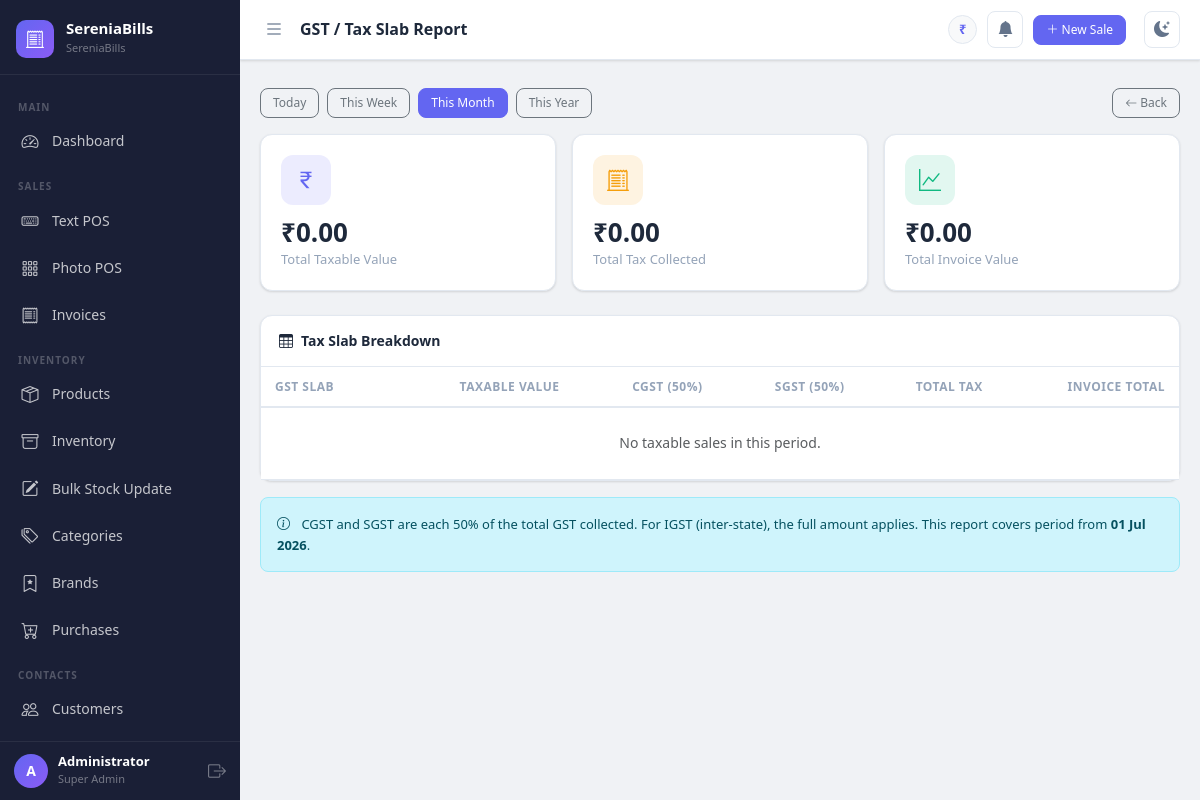
Screenshot of /reports/gst (signed in) with the database file from the repository.
### app.py (models this page shows, shortened)
class Settings(db.Model):
    __tablename__ = 'settings'
    id = db.Column(db.Integer, primary_key=True)
    company_name = db.Column(db.String(150), default='SereniaBills')
    logo = db.Column(db.String(255))
    gst_number = db.Column(db.String(50))
    address = db.Column(db.String(255))
    phone = db.Column(db.String(20))
    email = db.Column(db.String(120))
    currency_symbol = db.Column(db.String(10), default='₹')
    invoice_prefix = db.Column(db.String(10), default='INV-')
    default_tax_rate = db.Column(db.Float, default=0)
    theme = db.Column(db.String(20), default='light')
    next_invoice_number = db.Column(db.Integer, default=1)

class User(UserMixin, db.Model):
    __tablename__ = 'users'
    id = db.Column(db.Integer, primary_key=True)
    username = db.Column(db.String(80), unique=True, nullable=False)
    email = db.Column(db.String(120), unique=True)
    password_hash = db.Column(db.String(255), nullable=False)
    full_name = db.Column(db.String(120))
    role_id = db.Column(db.Integer, db.ForeignKey('roles.id'), nullable=False)
    active = db.Column(db.Boolean, default=True)
    created_at = db.Column(db.DateTime, default=datetime.utcnow)
    def is_super_admin(self):
        return self.role and self.role.name == 'super_admin'

class Role(db.Model):
    __tablename__ = 'roles'
    id = db.Column(db.Integer, primary_key=True)
    name = db.Column(db.String(50), unique=True, nullable=False)  # super_admin, staff
    description = db.Column(db.String(255))
    users = db.relationship('User', backref='role', lazy=True)

### app.py (the view)
@app.route('/reports/gst')
@login_required
def report_gst():
    period = request.args.get('period', 'monthly')
    today  = date.today()
    if period == 'daily':
        start = today
    elif period == 'weekly':
        start = today - timedelta(days=today.weekday())
    elif period == 'yearly':
        start = today.replace(month=1, day=1)
    else:
        start = today.replace(day=1)
    slabs = db.session.query(
        SaleItem.tax_percent,
        func.sum(SaleItem.quantity * SaleItem.unit_price - SaleItem.discount).label('taxable'),
        func.sum(SaleItem.line_total - (SaleItem.quantity * SaleItem.unit_price - SaleItem.discount)).label('tax_collected')
    ).join(Sale).filter(
        func.date(Sale.created_at) >= start,
        Sale.status == 'completed'
    ).group_by(SaleItem.tax_percent).order_by(SaleItem.tax_percent).all()
    total_taxable = sum(s.taxable or 0 for s in slabs)
    total_tax     = sum(s.tax_collected or 0 for s in slabs)
    return render_template('report_gst.html', slabs=slabs,
                            total_taxable=total_taxable, total_tax=total_tax,
                            period=period, start=start)

### app.py (called while the page is built)
@login_manager.user_loader
def load_user(user_id):
    return User.query.get(int(user_id))

def get_settings():
    settings = Settings.query.first()
    if not settings:
        settings = Settings()
        db.session.add(settings)
        db.session.commit()
    return settings

@app.context_processor
def inject_globals():
    return dict(settings=get_settings(), now=datetime.utcnow())

### templates/report_gst.html (shortened to what this page needs)
{% extends "base.html" %}
{% block page_title %}GST / Tax Slab Report{% endblock %}
{% block content %}
<div class="d-flex justify-content-between align-items-center mb-3 flex-wrap gap-2">
  <div class="d-flex gap-2">
    {% for p, label in [('daily','Today'),('weekly','This Week'),('monthly','This Month'),('yearly','This Year')] %}
    <a href="{{ url_for('report_gst', period=p) }}"
       class="btn btn-sm {% if period == p %}btn-primary{% else %}btn-outline-secondary{% endif %}">{{ label }}</a>
    {% endfor %}
  </div>
  <a href="{{ url_for('reports') }}" class="btn btn-sm btn-outline-secondary"><i class="bi bi-arrow-left"></i> Back</a>
</div>
<div class="row g-3 mb-4">
  <div class="col-sm-4">
    <div class="stat-card">
      <div class="stat-card-icon indigo"><i class="bi bi-currency-rupee"></i></div>
      <div class="stat-card-value">{{ settings.currency_symbol }}{{ "%.2f"|format(total_taxable) }}</div>
      <div class="stat-card-label">Total Taxable Value</div>
    </div>
  </div>
  <div class="col-sm-4">
    <div class="stat-card">
      <div class="stat-card-icon amber"><i class="bi bi-receipt-cutoff"></i></div>
      <div class="stat-card-value">{{ settings.currency_symbol }}{{ "%.2f"|format(total_tax) }}</div>
      <div class="stat-card-label">Total Tax Collected</div>
    </div>
  </div>
  <div class="col-sm-4">
    <div class="stat-card">
      <div class="stat-card-icon green"><i class="bi bi-graph-up"></i></div>
      <div class="stat-card-value">{{ settings.currency_symbol }}{{ "%.2f"|format(total_taxable + total_tax) }}</div>
      <div class="stat-card-label">Total Invoice Value</div>
    </div>
  </div>
</div>
<div class="card">
  <div class="card-header"><i class="bi bi-table me-2"></i>Tax Slab Breakdown</div>
  <div class="card-body p-0">
    <div class="table-responsive">
      <table class="table mb-0">
        <thead>
          <tr>
            <th>GST Slab</th>
            <th class="text-end">Taxable Value</th>
            <th class="text-end">CGST (50%)</th>
            <th class="text-end">SGST (50%)</th>
            <th class="text-end">Total Tax</th>
            <th class="text-end">Invoice Total</th>
          </tr>
        </thead>
        <tbody>
          {% for slab in slabs %}
          <tr>
            <td>
              <span class="fw-bold" style="font-size:15px;color:var(--brand-accent)">{{ slab.tax_percent }}%</span>
              <span class="text-muted ms-2" style="font-size:12px">GST</span>
            </td>
            <td class="text-end">{{ settings.currency_symbol }}{{ "%.2f"|format(slab.taxable or 0) }}</td>
            <td class="text-end">{{ settings.currency_symbol }}{{ "%.2f"|format((slab.tax_collected or 0) / 2) }}</td>
            <td class="text-end">{{ settings.currency_symbol }}{{ "%.2f"|format((slab.tax_collected or 0) / 2) }}</td>
            <td class="text-end fw-bold text-warning">{{ settings.currency_symbol }}{{ "%.2f"|format(slab.tax_collected or 0) }}</td>
            <td class="text-end fw-bold">{{ settings.currency_symbol }}{{ "%.2f"|format((slab.taxable or 0) + (slab.tax_collected or 0)) }}</td>
          </tr>
          {% else %}
          <tr><td colspan="6" class="text-center text-muted py-4">No taxable sales in this period.</td></tr>
          {% endfor %}
        </tbody>
      </table>
    </div>
  </div>
</div>
<div class="alert alert-info mt-3" style="font-size:13px">
  <i class="bi bi-info-circle me-2"></i>
  CGST and SGST are each 50% of the total GST collected. For IGST (inter-state), the full amount applies.
  This report covers period from <strong>{{ start.strftime('%d %b %Y') }}</strong>.
</div>
{% endblock %}

### templates/base.html (shortened to what this page needs)
<!DOCTYPE html>
<html lang="en" data-theme="{{ settings.theme }}">
<head>
    <link rel="stylesheet" href="https://cdn.jsdelivr.net/npm/bootstrap@5.3.2/dist/css/bootstrap.min.css">
    <link rel="stylesheet" href="https://cdn.jsdelivr.net/npm/bootstrap-icons@1.11.3/font/bootstrap-icons.css">
    <link rel="stylesheet" href="{{ url_for('static', filename='css/main.css') }}">
</head>
<body>
<div class="sb-wrapper">
  <nav id="sidebar" class="sb-sidebar">
    <div class="sb-brand">
      {% if settings.logo %}
        <img src="{{ url_for('static', filename='uploads/' + settings.logo) }}" class="sb-logo-img" alt="Logo">
      {% else %}
        <div class="sb-logo-icon"><i class="bi bi-receipt-cutoff"></i></div>
      {% endif %}
      <div class="sb-brand-text">
        <span class="sb-brand-name">SereniaBills</span>
        <span class="sb-brand-tagline">{{ settings.company_name }}</span>
      </div>
    </div>
    <div class="sb-nav">
      <div class="sb-section-label">Main</div>
      <a href="{{ url_for('dashboard') }}" class="sb-link {% if request.endpoint == 'dashboard' %}active{% endif %}">
        <i class="bi bi-speedometer2"></i><span>Dashboard</span>
      </a>
      <div class="sb-section-label">Sales</div>
      <a href="{{ url_for('pos_text') }}" class="sb-link {% if request.endpoint == 'pos_text' %}active{% endif %}">
        <i class="bi bi-keyboard"></i><span>Text POS</span>
      </a>
      <a href="{{ url_for('pos_photo') }}" class="sb-link {% if request.endpoint == 'pos_photo' %}active{% endif %}">
        <i class="bi bi-grid-3x3-gap"></i><span>Photo POS</span>
      </a>
      <a href="{{ url_for('invoices') }}" class="sb-link {% if request.endpoint == 'invoices' %}active{% endif %}">
        <i class="bi bi-receipt"></i><span>Invoices</span>
      </a>
      <div class="sb-section-label">Inventory</div>
      <a href="{{ url_for('products') }}" class="sb-link {% if request.endpoint in ['products','add_product','edit_product'] %}active{% endif %}">
        <i class="bi bi-box-seam"></i><span>Products</span>
      </a>
      <a href="{{ url_for('inventory') }}" class="sb-link {% if request.endpoint == 'inventory' %}active{% endif %}">
        <i class="bi bi-archive"></i><span>Inventory</span>
      </a>
      <a href="{{ url_for('bulk_stock_update') }}" class="sb-link {% if request.endpoint == 'bulk_stock_update' %}active{% endif %}">
        <i class="bi bi-pencil-square"></i><span>Bulk Stock Update</span>
      </a>
      <a href="{{ url_for('categories') }}" class="sb-link {% if request.endpoint == 'categories' %}active{% endif %}">
        <i class="bi bi-tags"></i><span>Categories</span>
      </a>
      <a href="{{ url_for('brands') }}" class="sb-link {% if request.endpoint == 'brands' %}active{% endif %}">
        <i class="bi bi-bookmark-star"></i><span>Brands</span>
      </a>
      <a href="{{ url_for('purchases') }}" class="sb-link {% if request.endpoint in ['purchases','add_purchase'] %}active{% endif %}">
        <i class="bi bi-cart-plus"></i><span>Purchases</span>
      </a>
      <div class="sb-section-label">Contacts</div>
      <a href="{{ url_for('customers') }}" class="sb-link {% if 'customer' in request.endpoint %}active{% endif %}">
        <i class="bi bi-people"></i><span>Customers</span>
      </a>
      <a href="{{ url_for('suppliers') }}" class="sb-link {% if 'supplier' in request.endpoint %}active{% endif %}">
      </a>
    </div>
    <div class="sb-footer">
      <div class="sb-user-info">
        <div class="sb-user-avatar">{{ current_user.username[0].upper() }}</div>
        <div>
          <div class="sb-user-name">{{ current_user.full_name or current_user.username }}</div>
          <div class="sb-user-role">{{ current_user.role.name.replace('_',' ').title() }}</div>
        </div>
      </div>
      <a href="{{ url_for('logout') }}" class="sb-logout" title="Logout"><i class="bi bi-box-arrow-right"></i></a>
    </div>
  </nav>
  <div class="sb-content" id="sbContent">
    <div class="sb-topbar">
      <button class="sb-toggle-btn" id="sidebarToggle" onclick="toggleSidebar()">
        <i class="bi bi-list"></i>
      </button>
      <div class="sb-topbar-title">{% block page_title %}{% endblock %}</div>
      <div class="sb-topbar-right">
        <span class="sb-currency-badge">{{ settings.currency_symbol }}</span>
        <div class="position-relative" id="alertBellWrap" style="cursor:pointer" onclick="toggleAlertDropdown()">
          <button class="sb-theme-btn" title="Stock Alerts">
            <i class="bi bi-bell-fill" id="bellIcon"></i>
          </button>
        </div>
        <a href="{{ url_for('pos_text') }}" class="btn btn-sm btn-primary me-2">
          <i class="bi bi-plus-lg"></i> New Sale
        </a>
        <button class="sb-theme-btn" onclick="toggleTheme()" title="Toggle Dark/Light">
          <i class="bi bi-moon-stars-fill" id="themeIcon"></i>
        </button>
      </div>
    </div>
    <div class="px-3 pt-2">
    </div>
    <div class="sb-main-content">
      {% block content %}{% endblock %}
    </div>
  </div>
</div>
</body>
</html>

### rows the page displays
Settings: company_name "SereniaBills", currency_symbol "₹"
User: username "A", full_name "Administrator", strftime "01 Jul 2026"
Role: role.name.replace "Super Admin"

### other values shown
{{ label }} "Today" "This Week" "This Month" "This Year"
{{ "%.2f"|format(total_taxable) }} "0.00"
{{ "%.2f"|format(total_tax) }} "0.00"
{{ "%.2f"|format(total_taxable + total_tax) }} "0.00"
